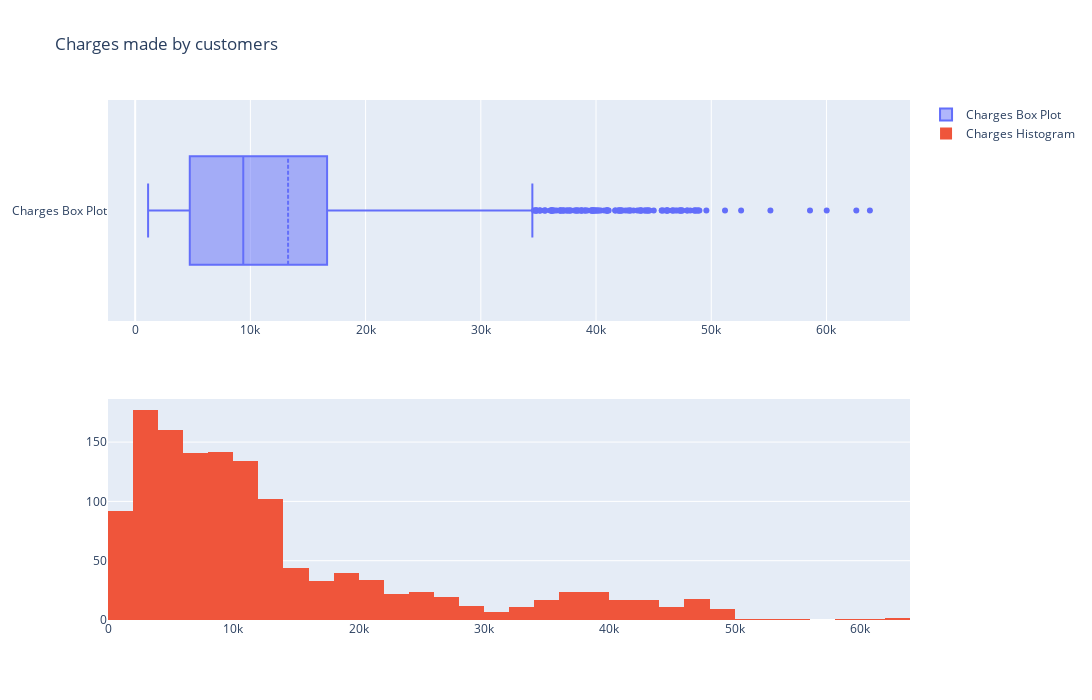

Notebook code cell kept with this figure:
### Markdown cell above
The regions look fairly unform

### Code cell
fig = make_subplots(rows=2, cols=1)

tr1=go.Box(x=df['charges'],name='Charges Box Plot',boxmean=True)
tr2=go.Histogram(x=df['charges'],name='Charges Histogram')

fig.add_trace(tr1,row=1,col=1)
fig.add_trace(tr2,row=2,col=1)

fig.update_layout(height=700, width=1200, title_text="Charges made by customers")
fig.show()

### Figure 1 — Plotly figure (JSON) as saved in the notebook; plotly's stock layout.template omitted (floating-point values rounded to 4 significant figures; data arrays with more than 128 entries replaced by an {"elided": "..."} marker saying what was removed)
{"data": [{"boxmean": true, "name": "Charges Box Plot", "type": "box", "x": {"elided": "1338 float values"}, "xaxis": "x", "yaxis": "y"}, {"name": "Charges Histogram", "type": "histogram", "x": {"elided": "1338 float values"}, "xaxis": "x2", "yaxis": "y2"}], "layout": {"height": 700, "title": {"text": "Charges made by customers"}, "width": 1200, "xaxis": {"anchor": "y", "domain": [0, 1]}, "xaxis2": {"anchor": "y2", "domain": [0, 1]}, "yaxis": {"anchor": "x", "domain": [0.575, 1]}, "yaxis2": {"anchor": "x2", "domain": [0, 0.425]}}}
